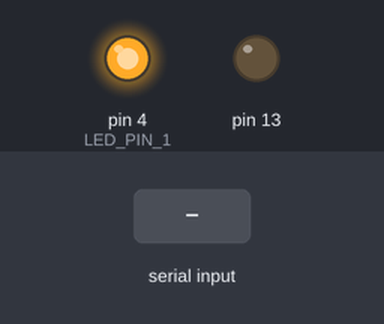
Recording of a sketch running on a simulated Arduino Uno, built with avr-gcc and run on an emulated ATmega328P. Parts: output pins drawn as LEDs (lit = HIGH). The inputs (shaded band) are chosen by the test bench. What the sketch prints to the serial monitor is not drawn.

Above: at 1.2 s.
1.3 s: "B" received over Serial
At 1.9 s:
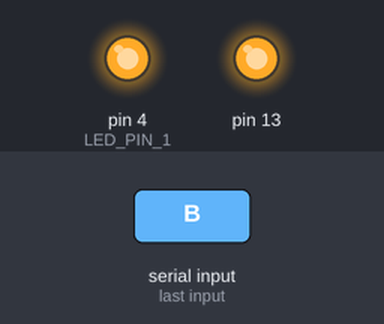
2.8 s: "C" received over Serial
4.3 s: "A" received over Serial
Timing chart, 0 to 7.3 s (numbered marks = the images above; inputs shaded):
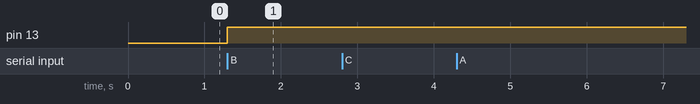

Measured:
- after the input at 1.3 s, pin 13: LOW → HIGH at once
- after the input at 2.8 s, every drawn part: stays the same
- after the input at 4.3 s, every drawn part: stays the same

The sketch:

vest.ino
```cpp
#include <Arduino.h>
#define DECODE_NEC  // Library specifies to do this, based on which protocol you are using

#define IR_RECEIVE_PIN      5
#define IR_SEND_PIN         3

#include <IRremote.hpp>

#define LED_PIN_1 4


/**************************************************************************************************************************
 * IR Emitter-related variables
 **************************************************************************************************************************/
// Data to be checked in the decoded IR beam
uint8_t rCommand = 0xAA;

byte packet[20];
bool handshakeDone;
byte seqNo;
byte packetCount;
volatile bool sendData = true;
volatile bool startTimer = false;
unsigned long startTime = 0;
unsigned long timeout = 1000;


void setup() {
  // put your setup code here, to run once:
  Serial.begin(115200);
  handshakeDone = false;
  seqNo = 0;
  packetCount = 0x00;
  sendData = true;
  startTimer = false;
  startTime = 0;
  timeout = 1000;
  pinMode(13, OUTPUT);
  pinMode(LED_PIN_1, OUTPUT);
  IrReceiver.begin(IR_RECEIVE_PIN, ENABLE_LED_FEEDBACK); // Start the receiver
  digitalWrite(LED_PIN_1, HIGH);
}

byte doCheckSum(byte packet[]) {
  byte checksum = 0;

  for(int i=0; i < 19; i++) {
    checksum ^= packet[i];
  }

  return checksum;
}

void writePacket(
  byte idOfBeetle,
  byte packetCount
) {
  byte packet[20];
  packet[0] = (byte) idOfBeetle;
  packet[1] = (byte) 0x01;
  packet[2] = (byte) packetCount;
  packet[3] = (byte) 0;
  packet[4] = (byte) 0;
  packet[5] = (byte) 0;
  packet[6] = (byte) 0;
  packet[7] = (byte) 0;
  packet[8] = (byte) 0;
  packet[9] = (byte) 0;
  packet[10] = (byte) 0;
  packet[11] = (byte) 0;
  packet[12] = (byte) 0;
  packet[13] = (byte) 0;
  packet[14] = (byte) 0;
  packet[15] = (byte) 0;
  packet[16] = (byte) 0;
  packet[17] = (byte) 0;
  packet[18] = (byte) 0;
  packet[19] = (byte) doCheckSum(packet);
  Serial.write((byte*)&packet, sizeof(packet));
}

void loop() {
  // put your main code here, to run repeatedly:
  int data = Serial.read();
  if (millis() > startTime + timeout && startTimer) {
    handshakeDone = false;
    startTimer = false;
    packetCount = 0x00;
    sendData = true;
  }

  if (handshakeDone && data != 65) {
    if (data == 67) {
      writePacket(0x02,packetCount);
      startTime = millis();
    }
    else if (data == 68) {
      sendData = true;
      if (startTimer == true) {
        startTimer = false;
      }
    } else {
      if (IrReceiver.decode()) { // Checks if IR beam is received
        if (IrReceiver.decodedIRData.command == rCommand) {
          if (sendData) {
            Serial.flush();
            writePacket(0x02, packetCount);
            packetCount ++;
            digitalWrite(LED_PIN_1, LOW);
            delay(250);
            digitalWrite(LED_PIN_1, HIGH);
            delay(100);
            digitalWrite(LED_PIN_1, LOW);
            delay(250);
            sendData = false;
            if (startTimer == false) {
              startTimer = true;
              startTime = millis();
            }
          }
        }
          digitalWrite(LED_PIN_1, HIGH);
          IrReceiver.resume(); // Enable receiving of the next value
      }
    }
  } else {
    handshakeDone = false;
    if(data == 65) {
      Serial.write("A");
    }
    else if(data == 66) {
      digitalWrite(13, HIGH);
      handshakeDone = true;
    }
  }

}
```
